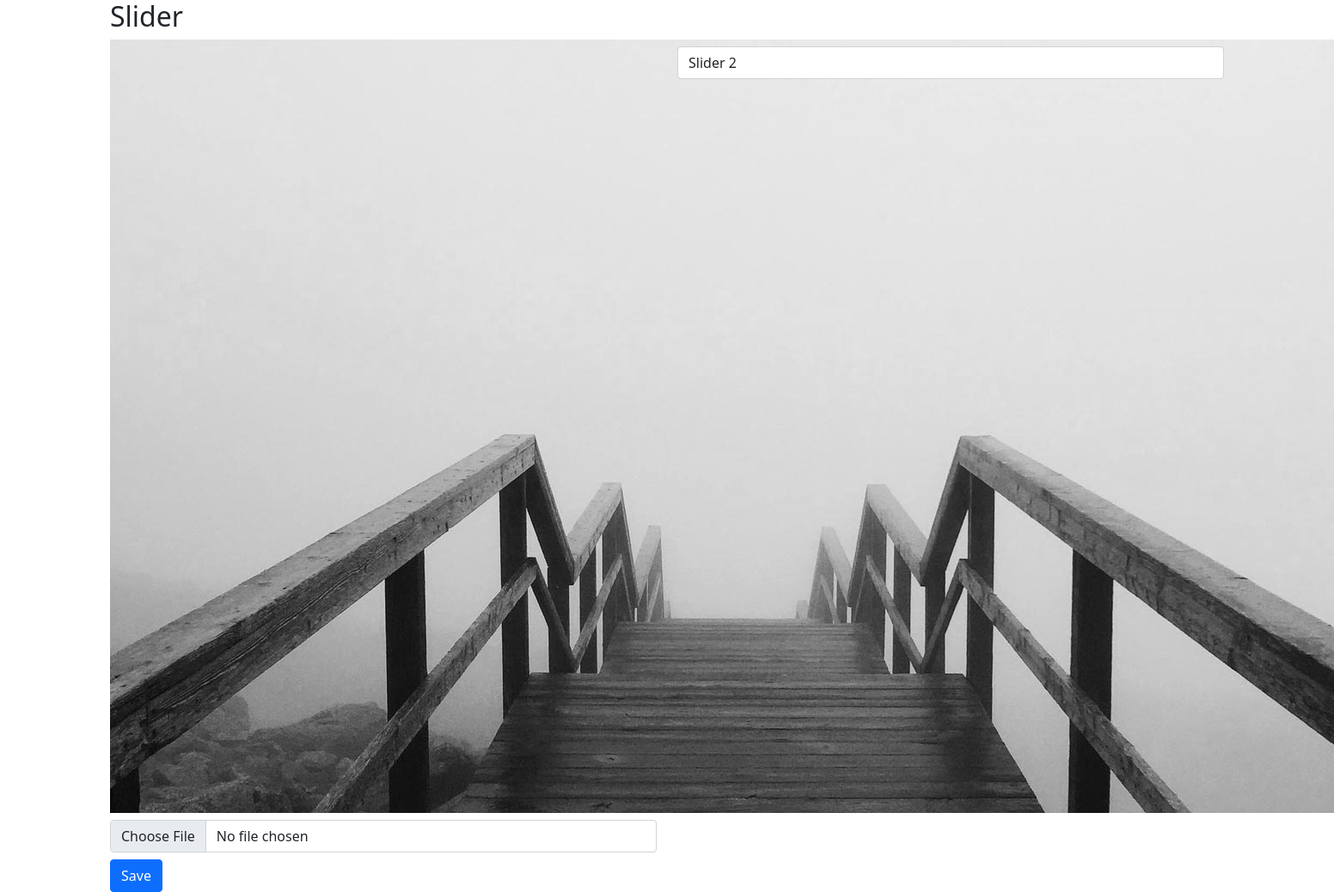
/admin/slider/update.php?id=6, run on the app's committed database.
### tables this page shows
CREATE TABLE `slider` (
  `id` int NOT NULL,
  `image` varchar(255) NOT NULL,
  `type` int NOT NULL
);

### admin/functions/helper.php (called while the page is built, shortened)
<?php
function getImage($name){
 return "http://localhost/apollo/uploads/$name";
}

### admin/slider/update.php (the view, shortened to what this page needs)
<?php require_once '../header.php'?>
<?php require_once '../../db.php'?>
<?php require_once './../functions/helper.php'?>
        <?php
        $query = $db->prepare('select * from slider where id = ?');
         $query->execute([$_GET['id']]);
         $slider = $query->fetch();
        ?>
<div class="container">
    <h2>Slider</h2>
    <form action="./../functions/slider.php" method="POST" enctype="multipart/form-data">
        <div class="row">
            <div class="col-6">
                <img src="<?php echo getImage($slider['image']);?>">
                <input type="file" class="form-control my-2" name="image" >
            </div>
            <div class="col-6">
                <select class="form-control my-2" name="type" id="">
                    <option value="2" <?= $slider['type'] == 2 ? "selected" : ''; ?>>Slider 2</option>
                </select>
            </div>
        </div>
        <button class="btn btn-primary">Save</button>
    </form>
</div>
<?php require_once '../footer.php'?>

### data on the page
slider: image (picture), type "Slider 2"
